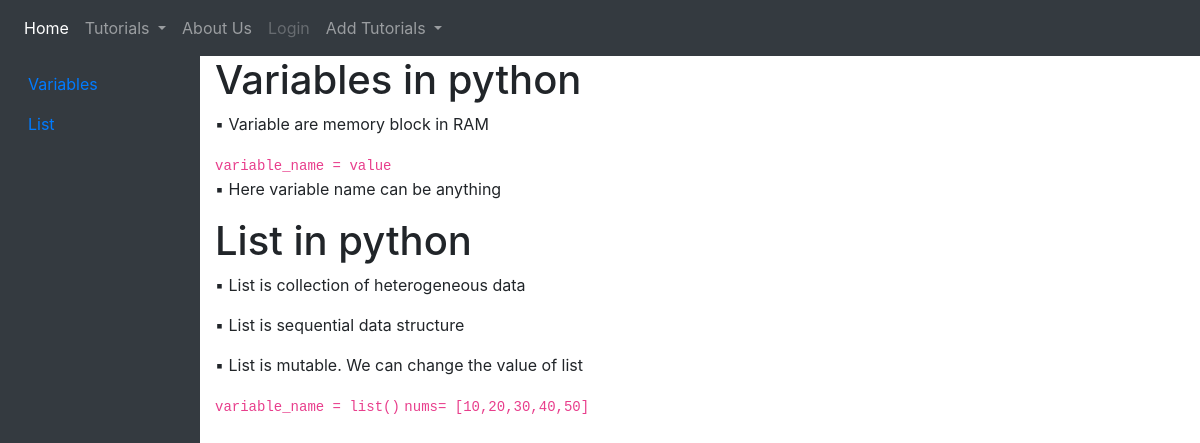
The app's page /tutorials/category/python with its own data.
### tutorials/models.py (models this page shows)
class TutorialDetails(models.Model):
	category_name = models.ForeignKey(TutorialCategory, on_delete=models.CASCADE)
	topic = models.CharField(max_length=255)
	body = models.TextField()

### tutorials/views.py (the view)
# urls.py: path('category/<str:category>', tutorial),
def tutorial(request, category):
	category_id = TutorialCategory.objects.get(name=category).id
	details = TutorialDetails.objects.filter(category_name_id=category_id)
	category = TutorialCategory.objects.all()
	return render(request,'tutorials.html', {'details': details, 'category': category})

### templates/tutorials.html (shortened to what this page needs)
<!DOCTYPE html>
<html lang="en">
<head>
  <link rel="stylesheet" href="https://maxcdn.bootstrapcdn.com/bootstrap/4.5.2/css/bootstrap.min.css">
</head>
<body>
<nav class="navbar navbar-expand-sm bg-dark navbar-dark">
  <ul class="navbar-nav">
    <li class="nav-item active">
      <a class="nav-link" href="/">Home</a>
    </li>
  <li class="nav-item dropdown">
      <a class="nav-link dropdown-toggle" href="tutorials" id="navbardrop" data-toggle="dropdown">
        Tutorials
      </a>
    </li>
    <li class="nav-item">
      <a class="nav-link" href="/about">About Us</a>
    </li>
    <li class="nav-item">
      <a class="nav-link disabled" href="#">Login</a>
    </li>
    <li class="nav-item dropdown">
      <a class="nav-link dropdown-toggle" href="" id="navbardrop" data-toggle="dropdown">
        Add Tutorials
      </a>
    </li>
  </ul>
</nav>
<div class="container-fluid">
    <div class="row">
        <div class="col-2 px-1 bg-dark position-fixed" id="sticky-sidebar">
            <div class="nav flex-column flex-nowrap vh-100 overflow-auto text-white p-2">
                {% for tutorial in  details %}
                <a href="/tutorials/{{tutorial.id}}" class="nav-link">{{ tutorial.topic}}</a>
                {% endfor %}
            </div>
        </div>
        <div class="col-10 offset-2" id="main">
            {% for tutorial in  details %}
                {{ tutorial.body | safe }}</a>
            {% endfor %}
        </div>
    </div>
</div>
</body>
</html>

### records on screen
TutorialDetails: topic "Variables", body "Variables in python ▪ Variable are memory block in RAM variable_name = value ▪ Here variable name can be anything"
TutorialDetails: topic "List", body "List in python ▪ List is collection of heterogeneous data ▪ List is sequential data structure ▪ List is mutable. We can change the value of list variable_name = list() nums= [10,20,30,40,50]"
